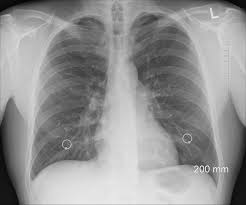
#> input picture classical/level.jpg, 246 x 205 px, found by its file name
$ python level.py
#> lines starting #> are read from the running program, lines starting #| are printed output that depends on the picture; after the words box and inside, x2 and y2 are one past the last pixel; in counts of white or black regions, pixels touching at a corner belong together
import matplotlib.pyplot as plt
from skimage import io, color, img_as_float
from skimage.segmentation import chan_vese
from skimage.filters import gaussian


# Step 1: Load image

image_path = r"F:\python\AI\dip\Week5\classical\level.jpg"  # Replace with your image path
image = io.imread(image_path)
#> image is the input picture: shape (205, 246, 3); min 0, max 247, mean 147.4

# Convert to grayscale and float
gray = color.rgb2gray(image)
gray = img_as_float(gray)

# Optional: smooth image to reduce noise
gray_smooth = gaussian(gray, sigma=1)


# Step 2: Apply Chan-Vese Level Set Segmentation

# For older versions, use only supported parameters
cv_result = chan_vese(
    gray_smooth,
    mu=0.25,        # smoothness parameter
    lambda1=1,      # weight for inside intensity
    lambda2=1,      # weight for outside intensity
    tol=1e-3,       # convergence tolerance
    dt=0.5,         # time step
    init_level_set="checkerboard"  # initial mask
)
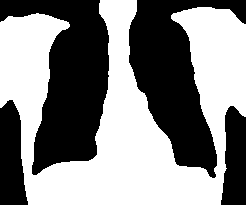
#> cv_result: shape (205, 246) bool; 52.9% white; 4 black regions, box (x1, y1, x2, y2) and area: (0, 0, 109, 175) 10097, (129, 0, 246, 178) 9390, (0, 100, 28, 205) 2248, (221, 106, 246, 205) 2020


# Step 3: Show Results

fig, axes = plt.subplots(1, 2, figsize=(10, 5))
axes[0].imshow(gray, cmap='gray')
axes[0].set_title("Original Image")
axes[0].axis("off")

axes[1].imshow(gray, cmap='gray')
axes[1].contour(cv_result, [0.5], colors='r')  # contour overlay
axes[1].set_title("Chan-Vese Segmentation")
axes[1].axis("off")

plt.tight_layout()
plt.show()
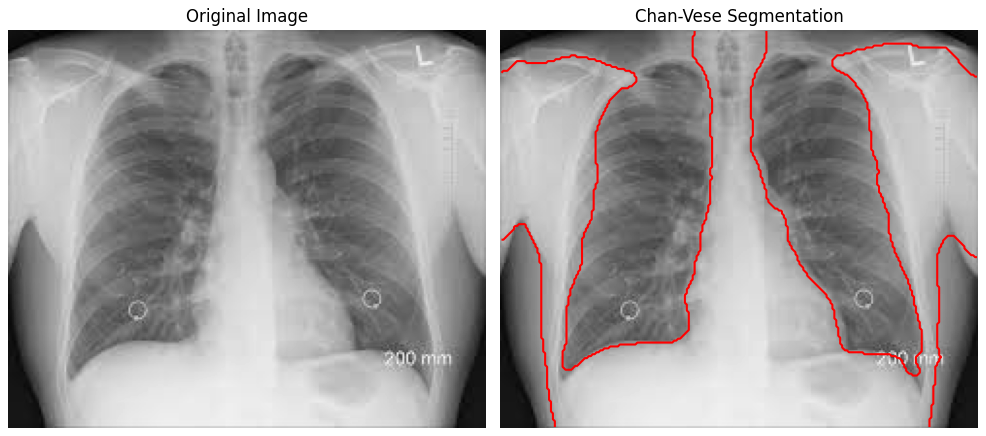
#> figure drawn by matplotlib, 2 panels
